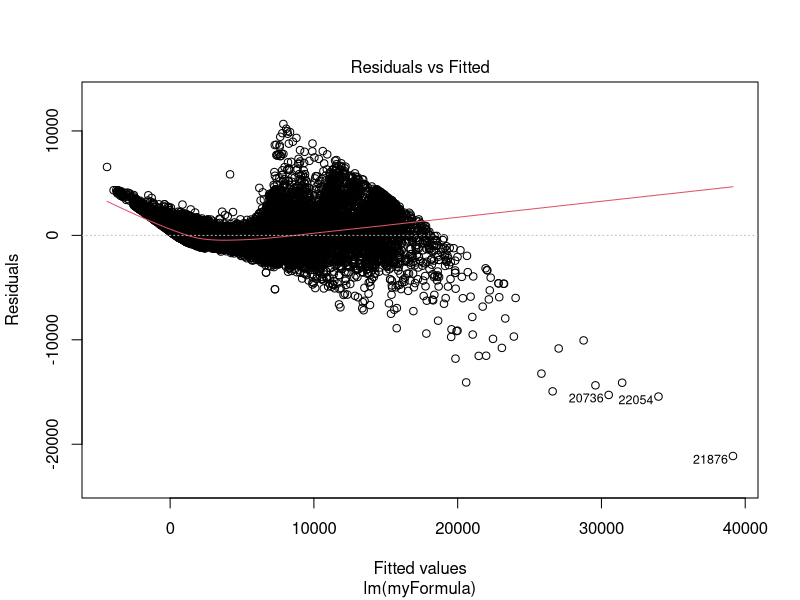
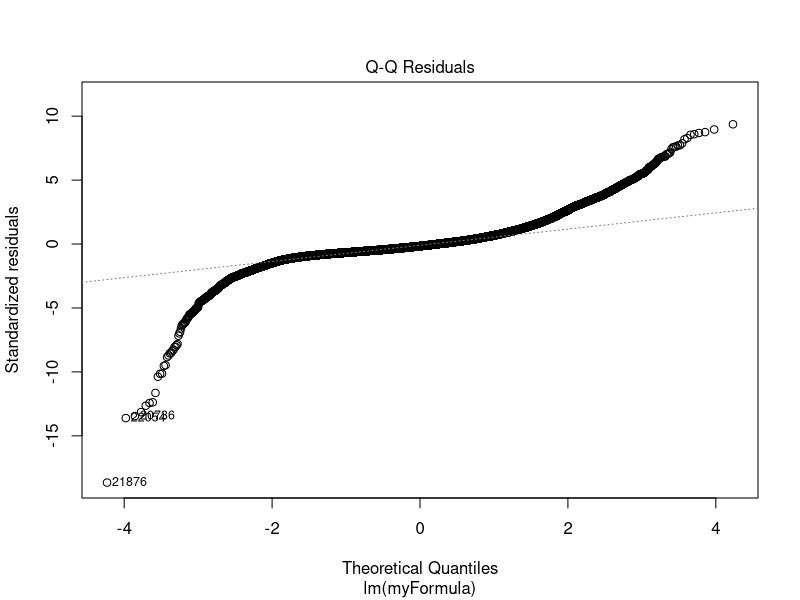
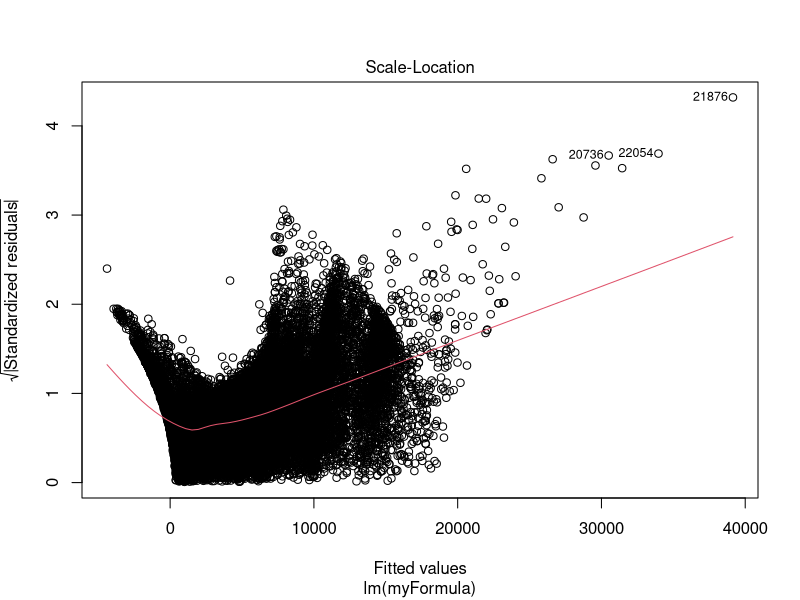
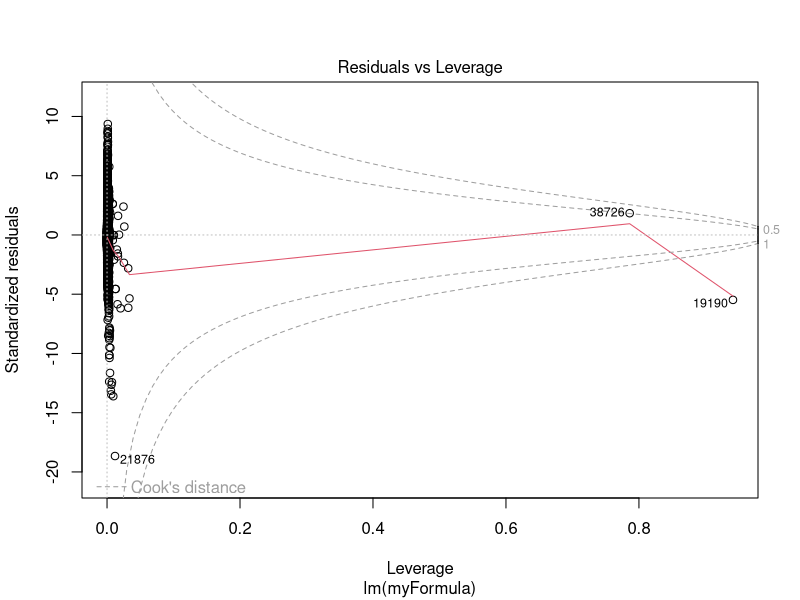
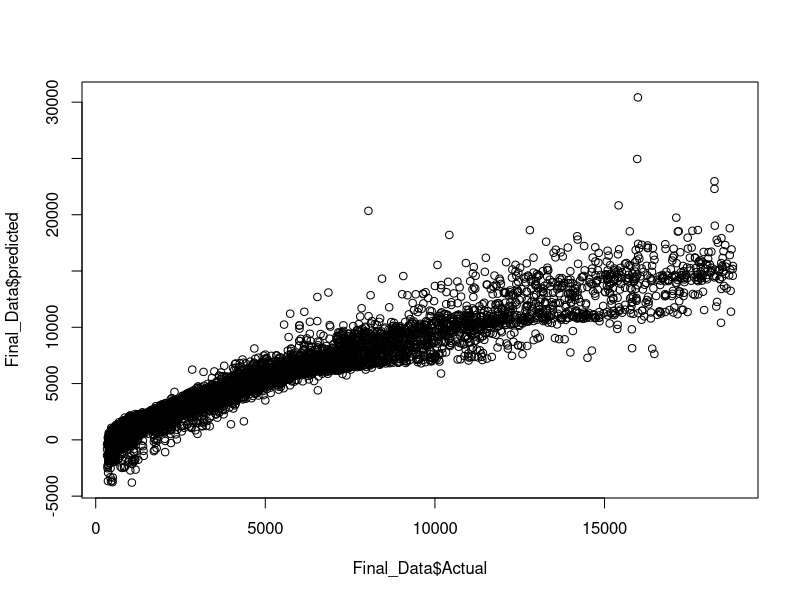

R code for these plots, in order:
library(ggplot2)
View(diamonds)

??diamonds

set.seed(1)
ind <- sample(2, nrow(diamonds), replace=TRUE, prob=c(0.8,0.2))

# TRAIN AND TEST DATA
train.data <- diamonds[ind==1,]
test.data <- diamonds[ind==2,]

dim(train.data)
dim(test.data)

myFormula <- price ~ .


# Model
# Utilizando todos os dados.

model <- lm(myFormula, data = train.data)
print(model)
summary(model)

plot(model)

predicted <- predict(model, test.data)
final_data <- cbind(Actual = test.data$price,
                    predicted = predicted)
Final_Data <- as.data.frame(final_data)
View(Final_Data)

model$coefficients



# Finding Error

error <- (Final_Data$Actual - 
            Final_Data$predicted)
Final_Data <- cbind(Final_Data, error)
View(Final_Data)

rmse <- sqrt(mean(Final_Data$error^2))
rmse

# MODEL USING TWO VARIABLES

model2 <- lm(diamonds$price ~ diamonds$carat)
summary(model2)


# PLOT
plot(Final_Data$Actual, Final_Data$predicted)